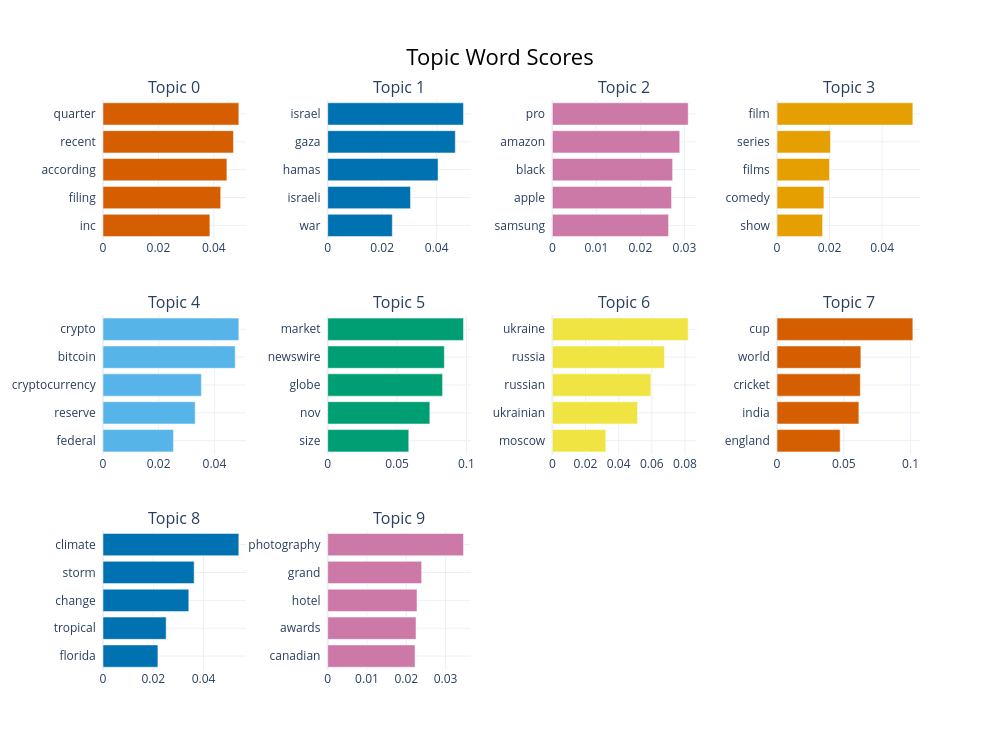

The code cell stored with this chart in its notebook:
### Code cell
# Run in Jupyter to open the interactive visualisation.\n
topic_model.visualize_barchart(top_n_topics=10)

### Figure 1 — Plotly figure (JSON) as saved in the notebook; plotly's stock layout.template omitted (floating-point values rounded to 4 significant figures)
{"data": [{"marker": {"color": "#D55E00"}, "orientation": "h", "type": "bar", "x": [0.03858, 0.04248, 0.04472, 0.04709, 0.04902], "xaxis": "x", "y": ["inc  ", "filing  ", "according  ", "recent  ", "quarter  "], "yaxis": "y"}, {"marker": {"color": "#0072B2"}, "orientation": "h", "type": "bar", "x": [0.02373, 0.03039, 0.04052, 0.04684, 0.04985], "xaxis": "x2", "y": ["war  ", "israeli  ", "hamas  ", "gaza  ", "israel  "], "yaxis": "y2"}, {"marker": {"color": "#CC79A7"}, "orientation": "h", "type": "bar", "x": [0.0264, 0.02708, 0.02732, 0.02894, 0.03085], "xaxis": "x3", "y": ["samsung  ", "apple  ", "black  ", "amazon  ", "pro  "], "yaxis": "y3"}, {"marker": {"color": "#E69F00"}, "orientation": "h", "type": "bar", "x": [0.01734, 0.01785, 0.01997, 0.02036, 0.0517], "xaxis": "x4", "y": ["show  ", "comedy  ", "films  ", "series  ", "film  "], "yaxis": "y4"}, {"marker": {"color": "#56B4E9"}, "orientation": "h", "type": "bar", "x": [0.02529, 0.0331, 0.03533, 0.04747, 0.04877], "xaxis": "x5", "y": ["federal  ", "reserve  ", "cryptocurrency  ", "bitcoin  ", "crypto  "], "yaxis": "y5"}, {"marker": {"color": "#009E73"}, "orientation": "h", "type": "bar", "x": [0.05844, 0.07363, 0.08281, 0.08408, 0.09788], "xaxis": "x6", "y": ["size  ", "nov  ", "globe  ", "newswire  ", "market  "], "yaxis": "y6"}, {"marker": {"color": "#F0E442"}, "orientation": "h", "type": "bar", "x": [0.03225, 0.05138, 0.05944, 0.06764, 0.08191], "xaxis": "x7", "y": ["moscow  ", "ukrainian  ", "russian  ", "russia  ", "ukraine  "], "yaxis": "y7"}, {"marker": {"color": "#D55E00"}, "orientation": "h", "type": "bar", "x": [0.04727, 0.0613, 0.06239, 0.0628, 0.1017], "xaxis": "x8", "y": ["england  ", "india  ", "cricket  ", "world  ", "cup  "], "yaxis": "y8"}, {"marker": {"color": "#0072B2"}, "orientation": "h", "type": "bar", "x": [0.02184, 0.02513, 0.03413, 0.03626, 0.05403], "xaxis": "x9", "y": ["florida  ", "tropical  ", "change  ", "storm  ", "climate  "], "yaxis": "y9"}, {"marker": {"color": "#CC79A7"}, "orientation": "h", "type": "bar", "x": [0.02223, 0.02248, 0.02274, 0.02391, 0.03456], "xaxis": "x10", "y": ["canadian  ", "awards  ", "hotel  ", "grand  ", "photography  "], "yaxis": "y10"}], "layout": {"annotations": [{"font": {"size": 16}, "showarrow": false, "text": "Topic 0", "x": 0.0875, "xanchor": "center", "xref": "paper", "y": 1, "yanchor": "bottom", "yref": "paper"}, {"font": {"size": 16}, "showarrow": false, "text": "Topic 1", "x": 0.3625, "xanchor": "center", "xref": "paper", "y": 1, "yanchor": "bottom", "yref": "paper"}, {"font": {"size": 16}, "showarrow": false, "text": "Topic 2", "x": 0.6375, "xanchor": "center", "xref": "paper", "y": 1, "yanchor": "bottom", "yref": "paper"}, {"font": {"size": 16}, "showarrow": false, "text": "Topic 3", "x": 0.9125, "xanchor": "center", "xref": "paper", "y": 1, "yanchor": "bottom", "yref": "paper"}, {"font": {"size": 16}, "showarrow": false, "text": "Topic 4", "x": 0.0875, "xanchor": "center", "xref": "paper", "y": 0.6222, "yanchor": "bottom", "yref": "paper"}, {"font": {"size": 16}, "showarrow": false, "text": "Topic 5", "x": 0.3625, "xanchor": "center", "xref": "paper", "y": 0.6222, "yanchor": "bottom", "yref": "paper"}, {"font": {"size": 16}, "showarrow": false, "text": "Topic 6", "x": 0.6375, "xanchor": "center", "xref": "paper", "y": 0.6222, "yanchor": "bottom", "yref": "paper"}, {"font": {"size": 16}, "showarrow": false, "text": "Topic 7", "x": 0.9125, "xanchor": "center", "xref": "paper", "y": 0.6222, "yanchor": "bottom", "yref": "paper"}, {"font": {"size": 16}, "showarrow": false, "text": "Topic 8", "x": 0.0875, "xanchor": "center", "xref": "paper", "y": 0.2444, "yanchor": "bottom", "yref": "paper"}, {"font": {"size": 16}, "showarrow": false, "text": "Topic 9", "x": 0.3625, "xanchor": "center", "xref": "paper", "y": 0.2444, "yanchor": "bottom", "yref": "paper"}], "height": 750, "hoverlabel": {"bgcolor": "white", "font": {"family": "Rockwell", "size": 16}}, "showlegend": false, "title": {"font": {"color": "Black", "size": 22}, "text": "Topic Word Scores", "x": 0.5, "xanchor": "center", "yanchor": "top"}, "width": 1000, "xaxis": {"anchor": "y", "domain": [0, 0.175], "showgrid": true}, "xaxis10": {"anchor": "y10", "domain": [0.275, 0.45], "showgrid": true}, "xaxis11": {"anchor": "y11", "domain": [0.55, 0.725], "showgrid": true}, "xaxis12": {"anchor": "y12", "domain": [0.825, 1], "showgrid": true}, "xaxis2": {"anchor": "y2", "domain": [0.275, 0.45], "showgrid": true}, "xaxis3": {"anchor": "y3", "domain": [0.55, 0.725], "showgrid": true}, "xaxis4": {"anchor": "y4", "domain": [0.825, 1], "showgrid": true}, "xaxis5": {"anchor": "y5", "domain": [0, 0.175], "showgrid": true}, "xaxis6": {"anchor": "y6", "domain": [0.275, 0.45], "showgrid": true}, "xaxis7": {"anchor": "y7", "domain": [0.55, 0.725], "showgrid": true}, "xaxis8": {"anchor": "y8", "domain": [0.825, 1], "showgrid": true}, "xaxis9": {"anchor": "y9", "domain": [0, 0.175], "showgrid": true}, "yaxis": {"anchor": "x", "domain": [0.7556, 1], "showgrid": true}, "yaxis10": {"anchor": "x10", "domain": [0, 0.2444], "showgrid": true}, "yaxis11": {"anchor": "x11", "domain": [0, 0.2444], "showgrid": true}, "yaxis12": {"anchor": "x12", "domain": [0, 0.2444], "showgrid": true}, "yaxis2": {"anchor": "x2", "domain": [0.7556, 1], "showgrid": true}, "yaxis3": {"anchor": "x3", "domain": [0.7556, 1], "showgrid": true}, "yaxis4": {"anchor": "x4", "domain": [0.7556, 1], "showgrid": true}, "yaxis5": {"anchor": "x5", "domain": [0.3778, 0.6222], "showgrid": true}, "yaxis6": {"anchor": "x6", "domain": [0.3778, 0.6222], "showgrid": true}, "yaxis7": {"anchor": "x7", "domain": [0.3778, 0.6222], "showgrid": true}, "yaxis8": {"anchor": "x8", "domain": [0.3778, 0.6222], "showgrid": true}, "yaxis9": {"anchor": "x9", "domain": [0, 0.2444], "showgrid": true}}}
